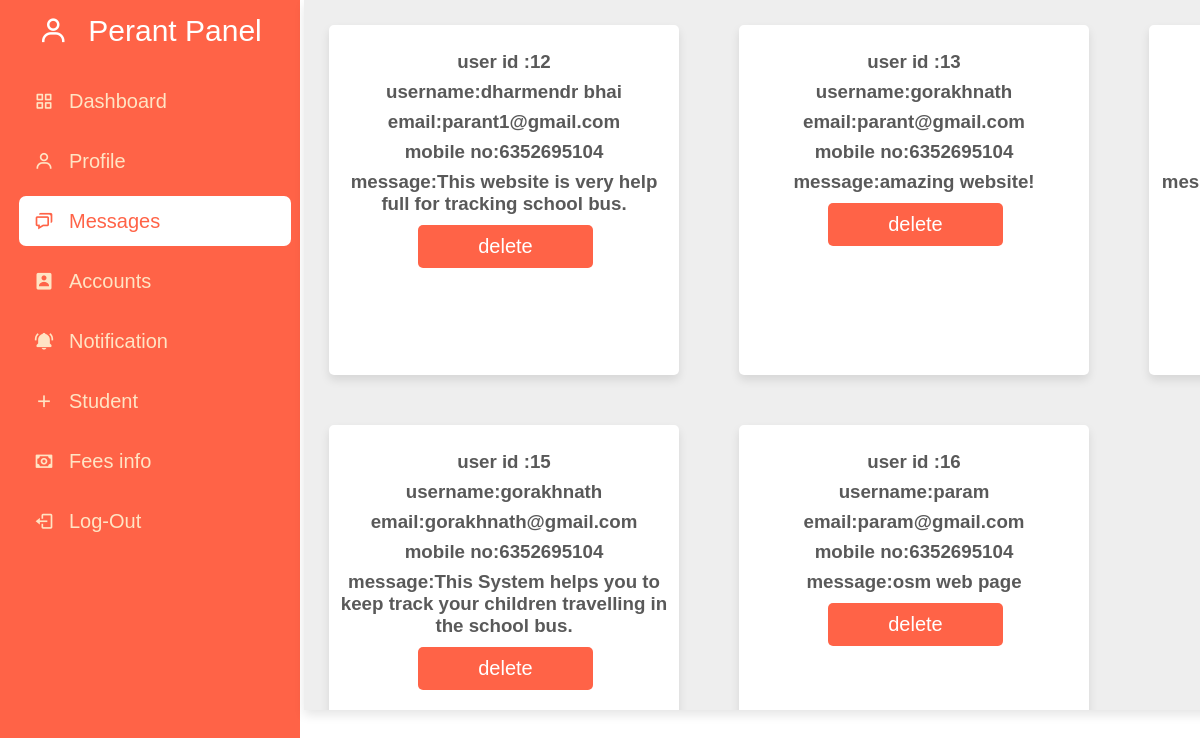
The app's page /admin_message.php (signed in) with its own data.
### tables this page shows
CREATE TABLE `message` (
  `id` int(255) NOT NULL,
  `name` varchar(255) NOT NULL,
  `email` varchar(255) NOT NULL,
  `mobile_no` varchar(255) NOT NULL,
  `feedback` varchar(700) NOT NULL
);

### admin_message.php (the view, shortened to what this page needs)
<?php
@include 'config.php';
?>
<!DOCTYPE html>
<html lang="en">
<head>
    <link rel="stylesheet" type="text/css" href="./css/dashboard.css">
    <link href='https://unpkg.com/boxicons@2.1.4/css/boxicons.min.css' rel='stylesheet'>
</head>
<body>
    <div class="slidebar">
        <div class="logo_content">
            <div class="logo">
                <i class='bx bx-user'></i>
                <div class="logo_name"><?php echo $_SESSION['uname'] ?> Panel</div>
            </div>
        </div>
        <ul class="nav_list">
            <li>
                <a href="admin_page.php">
                    <i class='bx bx-grid-alt'></i>
                    <span class="link_name" class="active">Dashboard</span>
                </a>
            </li>
            <li>
                <a href="admin_profile.php">
                    <i class='bx bx-user'></i>
                    <span class="link_name">Profile</span>
                </a>
            </li>
            <li>
                <a href="admin_message.php" class="active">
                    <i class='bx bx-chat'></i>
                    <span class="link_name">Messages</span>
                </a>
            </li>
            <li>
                <a href="admin_accounts.php">
                    <i class='bx bxs-user-rectangle'></i>
                    <span class="link_name">Accounts</span>
                </a>
            </li>
            <li>
                <a href="admin_notification.php">
                    <i class='bx bxs-bell-ring'></i>
                    <span class="link_name">Notification</span>
                </a>
            </li>
            <li>
                <a href="admin_student.php">
                    <i class='bx bx-plus'></i>
                    <span class="link_name">Student</span>
                </a>
            </li>
            <li>
                <a href="admin_fees_info.php">
                    <i class='bx bx-money'></i>
                    <span class="link_name">Fees info</span>
                </a>
            </li>
            <li>
                <a href="logout.php">
                    <i class='bx bx-log-out'></i>
                    <span class="link_name">Log-Out</span>
                </a>
            </li>
        </ul>
    </div>
    <div class="main">
        <?php
            $select = mysqli_query($conn, "SELECT * FROM `message`") or die('query failed');
            while( $fetch = mysqli_fetch_assoc($select)){
        ?>
            <div class="account_box">
                    <br>
                    <h3>user id :<?php echo $fetch['id']; ?></h3>
                    <h3>username:<?php echo $fetch['name']; ?></h3>
                    <h3>email:<?php echo $fetch['email']; ?></h3>
                    <h3>mobile no:<?php echo $fetch['mobile_no']; ?></h3>
                    <h3>message:<?php echo $fetch['feedback']; ?></h3>
                    <a href="admin_message.php?delete=<?= $fetch['id']; ?>" onclick="return confirm('delete this message?');">delete</a>
            </div>
        <?php } ?>
    </div>
</body>
</html>

### css/dashboard.css (style rules this page uses)
* { margin: 0; padding: 0; box-sizing: border-box; font-family: sans-serif; }
body { position: relative; width: 100%; min-height: 130vh; overflow: hidden; }
.slidebar { position: fixed; top: 0; left: 0; height: 100%; width: 300px; padding: 6px 14px; background: tomato; }
.slidebar .logo_content .logo { color: #fff; display: flex; height: 50px; width: 100%; align-items: center; justify-content: center; }
.logo_content .logo i { font-size: 30px; margin-right: 10px; cursor: pointer; }
.logo_content .logo .logo_name { font-size: 30px; font-weight: 400; cursor: pointer; }
.slidebar ul { margin-top: 20px; }
.slidebar ul li { position: relative; height: 50px; width: 100%; margin: 10px 5px; font-size: 20px; list-style: none; line-height: 50px; }
.slidebar ul li a { display: flex; align-items: center; text-decoration: none; color: bisque; transition: all 0.1s ease; }
.slidebar ul li .active { color: tomato; background: #fff; border-radius: 7px; }
.slidebar ul li i { height: 50px; min-width: 50px; line-height: 50px; border-radius: 12px; text-align: center; }
.main { position: fixed; height: 710px; width: 1230px; margin-left: 304px; background-color: #eee; box-shadow:0 5px 10px rgba(0,0,0,.1); overflow-x: hidden; overflow-y: auto; }
.account_box { background-color:#fff; height: 163px; width: 350px; margin: 25px; box-shadow:0 5px 10px rgba(0,0,0,.1); text-align: center; border-radius: 5px; }
.main { overflow-x: hidden; overflow-y: auto; display: grid; grid-template-columns: repeat(auto-fit, minmax(25rem, 1fr)); align-items: flex-start; }
.account_box { height: 350px; width: 350px; }
.main .account_box h3 { margin: 8px; color: rgba(51, 51, 51, 0.817); }
.main .account_box a { width: 50%; border-radius: 5px; padding:10px 30px; color:#fff; display: block; margin-left:89px; text-align: center; cursor: pointer; font-size: 20px; margin-top: 10px; text-decoration: none; background-color: tomato; }

### records on screen
message: id "12", name "dharmendr bhai", email "parant1@gmail.com", mobile_no "6352695104", feedback "This website is very help full for tracking school bus."
message: id "13", name "gorakhnath", email "parant@gmail.com", mobile_no "6352695104", feedback "amazing website!"
message: id "15", name "gorakhnath", email "gorakhnath@gmail.com", mobile_no "6352695104", feedback "This System helps you to keep track your children travelling in the school bus."
message: id "16", name "param", email "param@gmail.com", mobile_no "6352695104", feedback "osm web page"

### other values on screen
$_SESSION['uname'] "Perant"
